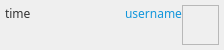
<?xml version="1.0" encoding="UTF-8"?>
<ui version="4.0">
 <class>CChatItemMineWidget</class>
 <widget class="QWidget" name="CChatItemMineWidget">
  <property name="geometry">
   <rect>
    <x>0</x>
    <y>0</y>
    <width>224</width>
    <height>50</height>
   </rect>
  </property>
  <property name="sizePolicy">
   <sizepolicy hsizetype="Preferred" vsizetype="Preferred">
    <horstretch>0</horstretch>
    <verstretch>0</verstretch>
   </sizepolicy>
  </property>
  <property name="windowTitle">
   <string>Form</string>
  </property>
  <layout class="QGridLayout" name="gridLayout">
   <property name="sizeConstraint">
    <enum>QLayout::SetDefaultConstraint</enum>
   </property>
   <property name="leftMargin">
    <number>5</number>
   </property>
   <property name="topMargin">
    <number>5</number>
   </property>
   <property name="rightMargin">
    <number>5</number>
   </property>
   <property name="bottomMargin">
    <number>5</number>
   </property>
   <property name="spacing">
    <number>0</number>
   </property>
   <item row="0" column="0" colspan="2">
    <widget class="QLabel" name="time_text">
     <property name="sizePolicy">
      <sizepolicy hsizetype="Preferred" vsizetype="Fixed">
       <horstretch>0</horstretch>
       <verstretch>0</verstretch>
      </sizepolicy>
     </property>
     <property name="font">
      <font>
       <family>微软雅黑</family>
       <pointsize>9</pointsize>
      </font>
     </property>
     <property name="styleSheet">
      <string notr="true">color: #333333;
background: none;</string>
     </property>
     <property name="text">
      <string>time</string>
     </property>
     <property name="scaledContents">
      <bool>false</bool>
     </property>
     <property name="alignment">
      <set>Qt::AlignLeading|Qt::AlignLeft|Qt::AlignVCenter</set>
     </property>
     <property name="wordWrap">
      <bool>false</bool>
     </property>
    </widget>
   </item>
   <item row="0" column="2">
    <widget class="QLabel" name="username_text">
     <property name="sizePolicy">
      <sizepolicy hsizetype="Preferred" vsizetype="Fixed">
       <horstretch>0</horstretch>
       <verstretch>0</verstretch>
      </sizepolicy>
     </property>
     <property name="font">
      <font>
       <family>微软雅黑</family>
       <pointsize>9</pointsize>
      </font>
     </property>
     <property name="styleSheet">
      <string notr="true">color: #1296db;
background: none;</string>
     </property>
     <property name="text">
      <string>username</string>
     </property>
     <property name="alignment">
      <set>Qt::AlignRight|Qt::AlignTrailing|Qt::AlignVCenter</set>
     </property>
    </widget>
   </item>
   <item row="0" column="3" rowspan="2">
    <widget class="QFrame" name="frame">
     <property name="styleSheet">
      <string notr="true">background: none;</string>
     </property>
     <property name="frameShape">
      <enum>QFrame::StyledPanel</enum>
     </property>
     <property name="frameShadow">
      <enum>QFrame::Raised</enum>
     </property>
     <layout class="QGridLayout" name="gridLayout_2">
      <property name="leftMargin">
       <number>5</number>
      </property>
      <property name="topMargin">
       <number>0</number>
      </property>
      <property name="rightMargin">
       <number>0</number>
      </property>
      <property name="bottomMargin">
       <number>0</number>
      </property>
      <property name="spacing">
       <number>0</number>
      </property>
      <item row="0" column="0" alignment="Qt::AlignTop">
       <widget class="QLabel" name="user_pic">
        <property name="minimumSize">
         <size>
          <width>30</width>
          <height>30</height>
         </size>
        </property>
        <property name="maximumSize">
         <size>
          <width>30</width>
          <height>30</height>
         </size>
        </property>
        <property name="styleSheet">
         <string notr="true">background: none;</string>
        </property>
        <property name="text">
         <string/>
        </property>
        <property name="pixmap">
         <pixmap resource="../../Status.qrc">:/pic/Resources/material/pic/teacher.png</pixmap>
        </property>
        <property name="scaledContents">
         <bool>true</bool>
        </property>
       </widget>
      </item>
     </layout>
    </widget>
   </item>
   <item row="1" column="0" colspan="3">
    <widget class="QTextBrowser" name="chat_textBrowser">
     <property name="sizePolicy">
      <sizepolicy hsizetype="Preferred" vsizetype="Ignored">
       <horstretch>0</horstretch>
       <verstretch>0</verstretch>
      </sizepolicy>
     </property>
     <property name="font">
      <font>
       <family>微软雅黑</family>
       <pointsize>10</pointsize>
      </font>
     </property>
     <property name="autoFillBackground">
      <bool>false</bool>
     </property>
     <property name="styleSheet">
      <string notr="true">color: #666666;
background: transparent;
border: none;</string>
     </property>
     <property name="lineWidth">
      <number>1</number>
     </property>
     <property name="verticalScrollBarPolicy">
      <enum>Qt::ScrollBarAlwaysOff</enum>
     </property>
     <property name="horizontalScrollBarPolicy">
      <enum>Qt::ScrollBarAlwaysOff</enum>
     </property>
     <property name="html">
      <string>&lt;!DOCTYPE HTML PUBLIC &quot;-//W3C//DTD HTML 4.0//EN&quot; &quot;http://www.w3.org/TR/REC-html40/strict.dtd&quot;&gt;
&lt;html&gt;&lt;head&gt;&lt;meta name=&quot;qrichtext&quot; content=&quot;1&quot; /&gt;&lt;style type=&quot;text/css&quot;&gt;
p, li { white-space: pre-wrap; }
&lt;/style&gt;&lt;/head&gt;&lt;body style=&quot; font-family:'微软雅黑'; font-size:10pt; font-weight:400; font-style:normal;&quot;&gt;
&lt;p style=&quot;-qt-paragraph-type:empty; margin-top:0px; margin-bottom:0px; margin-left:0px; margin-right:0px; -qt-block-indent:0; text-indent:0px; font-family:'微软雅黑';&quot;&gt;&lt;br /&gt;&lt;/p&gt;&lt;/body&gt;&lt;/html&gt;</string>
     </property>
    </widget>
   </item>
  </layout>
 </widget>
 <resources>
  <include location="../../Status.qrc"/>
 </resources>
 <connections/>
</ui>
